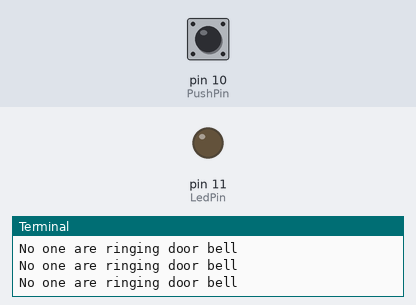
A program run on a simulated Raspberry Pi (header pin numbers). Parts: output pins drawn as LEDs (lit = HIGH), the last lines printed to the terminal. The test bench sets the inputs (shaded band); at power-on: pin 10 (PushPin) LOW. The camera gives no picture and a still takes 0.5 s.

Above: at 1.2 s.
1.3 s: pin 10 (PushPin) pulled HIGH for 0.65 s
At 2.3 s:
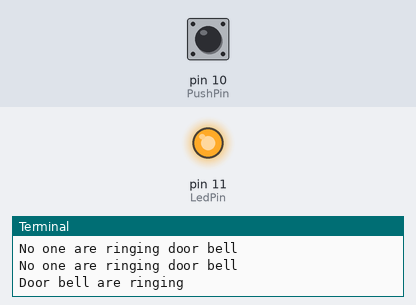
4.0 s: pin 10 (PushPin) pulled HIGH for 3.2 s
At 9.1 s:
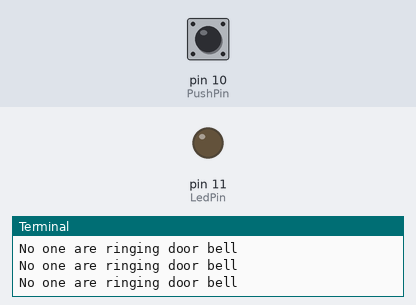
Timing chart, 0 to 10.6 s (numbered marks = the images above; inputs shaded):
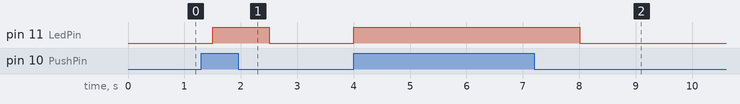

The program:

doorbell.py
```python
#!/usr/bin/env python
import RPi.GPIO as GPIO
import time
import picamera

camera = picamera.PiCamera()

LedPin = 11    # pin 11
PushPin = 10    # pin 10

def setup():
    GPIO.setwarnings(False) # Ignore warning for now
    GPIO.setmode(GPIO.BOARD)       # Numbers GPIOs by physical location
    GPIO.setup(PushPin, GPIO.IN, pull_up_down=GPIO.PUD_DOWN) # Set pin 10 to be an input pin and set initial value to be pulled low (off)
    GPIO.setup(LedPin, GPIO.OUT)   # Set LedPin's mode is output
    GPIO.output(LedPin, GPIO.LOW) # Set LedPin high(+3.3V) to off led

def loop():
    while True:

        #GPIO.output(LedPin, GPIO.LOW)  # led on
        #time.sleep(0.5)
        print('No one are ringing door bell')
        GPIO.output(LedPin, GPIO.LOW) # led off
        time.sleep(0.5)
        while GPIO.input(10) == GPIO.HIGH:
            GPIO.output(LedPin,GPIO.HIGH)
            print('Door bell are ringing')
            time.sleep(0.5)
            camera.start_preview()
            camera.capture('DoorBell.jpg')
            camera.stop_preview()
def destroy():
    GPIO.output(LedPin, GPIO.HIGH)     # led off
    GPIO.cleanup()                     # Release resource

if __name__ == '__main__':     # Program start from here
    setup()
    try:
            loop()
    except KeyboardInterrupt:  # When 'Ctrl+C' is pressed, the child program destroy() will be  executed.
            destroy()
```

Measured:
- after the input at 1.3 s, pin 11 (LedPin): LOW → HIGH after 0.20 s, → LOW 1.0 s later
- after the input at 4.0 s, pin 11 (LedPin): LOW → HIGH at once, → LOW 4.0 s later
